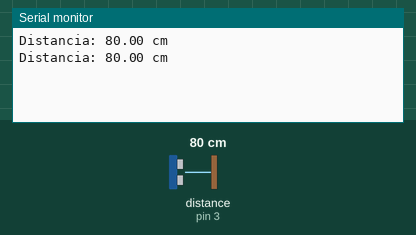
A sketch run on a simulated Arduino Uno, built with avr-gcc and run on an emulated ATmega328P. On the bench: the last lines printed to the serial monitor. Inputs (shaded band) come from the test bench; at power-on: distance to the obstacle (sensor on pin 3) 80 cm. The echo pulse lasts 58.3 µs per cm.

Above: at 1.8 s.
1.9 s: distance to the obstacle (sensor on pin 3) set to 2 cm
At 2.8 s:
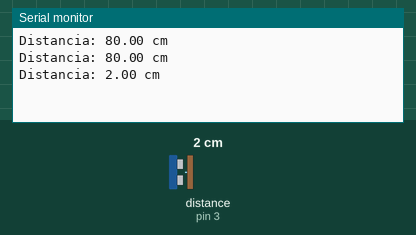
3.4 s: distance to the obstacle (sensor on pin 3) set to 4 cm
At 4.8 s:
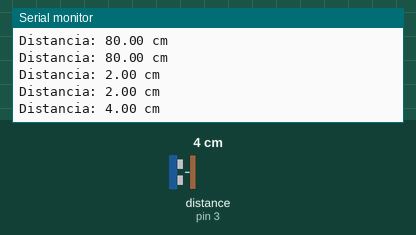
Timing chart, 0 to 6.4 s (numbered marks = the images above; inputs shaded):
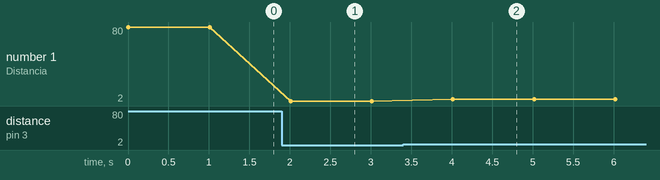

The sketch:

TestSensores.ino
```cpp
// Inclua a biblioteca Ultrasonic
#include <Ultrasonic.h>

// Defina os pinos para o Trigger e o Echo do sensor
#define TRIGGER_PIN 2
#define ECHO_PIN 3

// Crie um objeto Ultrasonic
Ultrasonic ultrasonic(TRIGGER_PIN, ECHO_PIN);

void setup() {
  Serial.begin(9600);
}

void loop() {
  // Chame a função read() para medir a distância
  float distancia = ultrasonic.read();

  // Exiba a distância medida no Monitor Serial
  Serial.print("Distancia: ");
  Serial.print(distancia);
  Serial.println(" cm");

  // Aguarde um curto período de tempo antes de realizar a próxima medição
  delay(1000);
}
```

Measured:
- after the input at 1.9 s, the serial monitor: prints a new line after 0.11 s (image 1)
- after the input at 3.4 s, the serial monitor: prints a new line after 0.62 s (image 2)
- plotted number 1: 80 → 2 after the input at 1.9 s, 2 → 4 after the input at 3.4 s
